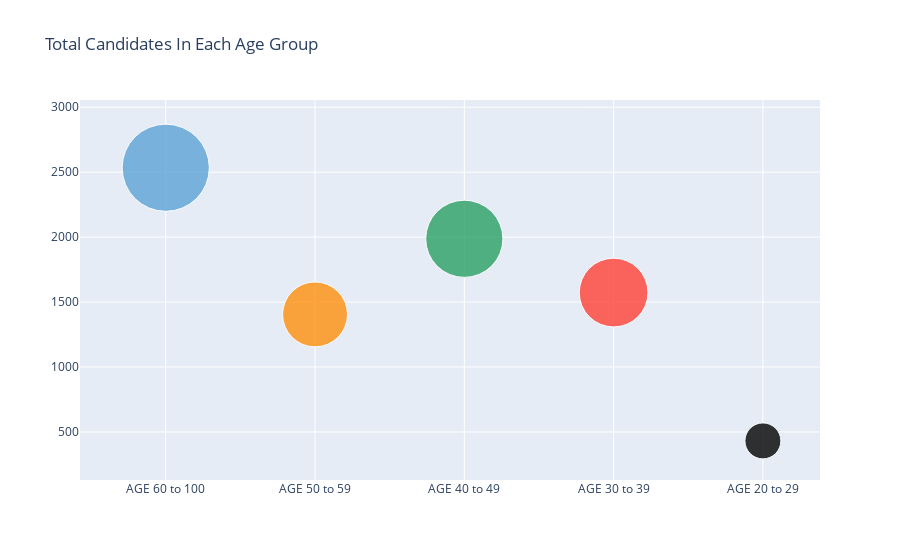

Source (notebook cell):
### Markdown cell above
#### 4.2.1 Candidates According To Age Group

### Code cell
#Visualization of age of candidates
candidateAge = candidatedf["AGE_GROUP_IDX"].value_counts()
candidateAge = pd.DataFrame(candidateAge)
candidateAge.index.name = "AGE_GROUP"
candidateAge.reset_index(inplace=True)
candidateAge = candidateAge.sort_values("AGE_GROUP", ascending=True)
candidateAgeBubble = go.Figure(data=[go.Scatter(
    x=["AGE 60 to 100", "AGE 50 to 59", "AGE 40 to 49", "AGE 30 to 39", "AGE 20 to 29"], y=candidateAge["AGE_GROUP_IDX"],
    mode='markers',
    marker_size=1.5*candidateAge["AGE_GROUP_IDX"],
    marker=dict(
        sizemode='area',
        color=['rgb(93, 164, 214)', 'rgb(255, 144, 14)',
               'rgb(44, 160, 101)', 'rgb(255, 65, 54)'],
        opacity=[0.8, 0.8, 0.8, 0.8, 0.8]
    )
    )
])
candidateAgeBubble.update_layout(title='Total Candidates In Each Age Group')
candidateAgeBubble.show()

### Figure 1 — Plotly figure (JSON) as saved in the notebook; plotly's stock layout.template omitted (floating-point values rounded to 4 significant figures)
{"data": [{"marker": {"color": ["rgb(93, 164, 214)", "rgb(255, 144, 14)", "rgb(44, 160, 101)", "rgb(255, 65, 54)"], "opacity": [0.8, 0.8, 0.8, 0.8, 0.8], "size": [3801, 2108.0, 2980.0, 2360.0, 646.5], "sizemode": "area"}, "mode": "markers", "type": "scatter", "x": ["AGE 60 to 100", "AGE 50 to 59", "AGE 40 to 49", "AGE 30 to 39", "AGE 20 to 29"], "y": [2534, 1405, 1987, 1573, 431]}], "layout": {"title": {"text": "Total Candidates In Each Age Group"}}}
